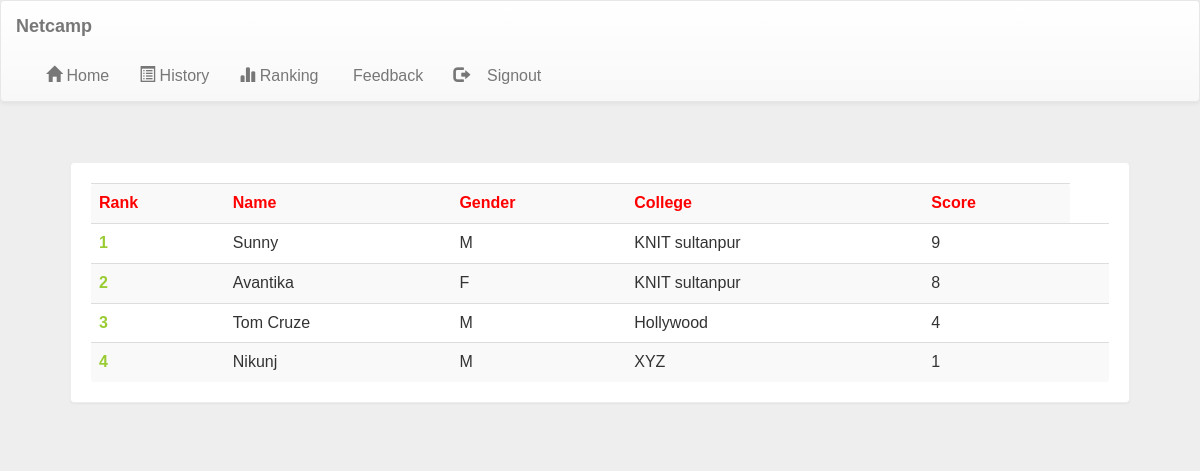
/account.php?q=3 (signed in), run on the app's committed database.
### tables this page shows
CREATE TABLE `rank` (
  `email` varchar(50) NOT NULL,
  `score` int(11) NOT NULL,
  `time` timestamp NOT NULL DEFAULT CURRENT_TIMESTAMP ON UPDATE CURRENT_TIMESTAMP
);

CREATE TABLE `user` (
  `name` varchar(50) NOT NULL,
  `gender` varchar(5) NOT NULL,
  `college` varchar(100) NOT NULL,
  `email` varchar(50) NOT NULL,
  `mob` bigint(20) NOT NULL,
  `password` varchar(50) NOT NULL
);

### account.php (the view, shortened to what this page needs)
<!DOCTYPE html PUBLIC "-//W3C//DTD XHTML 1.0 Transitional//EN" "http://www.w3.org/TR/xhtml1/DTD/xhtml1-transitional.dtd">
<html xmlns="http://www.w3.org/1999/xhtml">
<head>
  <link rel="stylesheet" href="css/bootstrap.min.css" />
  <link rel="stylesheet" href="css/bootstrap-theme.min.css" />
  <link rel="stylesheet" href="css/main.css">
  <link rel="stylesheet" href="css/font.css">
</head>
<body>
        <?php
        include_once 'dbConnection.php';
        if (!(isset($_SESSION['email']))) {
          header("location:index.php");
        } else {
          $name = $_SESSION['name'];
        } ?>
    <nav class="navbar navbar-default title1">
      <div class="container-fluid" id="nav-bar">
        <div class="navbar-header">
          <a class="navbar-brand" href="#"><b>Netcamp</b></a>
        </div>
        <div class="collapse navbar-collapse" id="bs-example-navbar-collapse-1">
          <ul class="nav navbar-nav">
            <li <?php if (@$_GET['q'] == 1) echo ''; ?>><a href="account.php?q=1"><span class="glyphicon glyphicon-home" aria-hidden="true"></span>&nbsp;Home<span class="sr-only">(current)</span></a></li>
            <li <?php if (@$_GET['q'] == 2) echo ''; ?>><a href="account.php?q=2"><span class="glyphicon glyphicon-list-alt" aria-hidden="true"></span>&nbsp;History</a></li>
            <li <?php if (@$_GET['q'] == 3) echo ''; ?>><a href="account.php?q=3"><span class="glyphicon glyphicon-stats" aria-hidden="true"></span>&nbsp;Ranking</a></li>
            <li <?php if (@$_GET['q'] == 4) echo ''; ?>><a href="feedback.php"><span class="glyphicon glyphicon-text" aria-hidden="true"></span>&nbsp;Feedback</a></li>
            <li class="pull-right"> <a href="logout.php?q=account.php"><span class="glyphicon glyphicon-log-out" aria-hidden="true"></span>&nbsp;&nbsp;&nbsp;&nbsp;Signout</a></li>
          </ul>
        </div>
      </div>
    </nav>
    <div class="container">
      <div class="row">
        <div class="col-md-12">
          <?php
          if (@$_GET['q'] == 3) {
            $q = mysqli_query($con, "SELECT * FROM rank  ORDER BY score DESC ") or die('Error223');
            echo  '<div class="panel title"><div class="table-responsive">
<table class="table table-striped title1" >
<tr style="color:red"><td><b>Rank</b></td><td><b>Name</b></td><td><b>Gender</b></td><td><b>College</b></td><td><b>Score</b></td></tr>';
            $c = 0;
            while ($row = mysqli_fetch_array($q)) {
              $e = $row['email'];
              $s = $row['score'];
              $q12 = mysqli_query($con, "SELECT * FROM user WHERE email='$e' ") or die('Error231');
              while ($row = mysqli_fetch_array($q12)) {
                $name = $row['name'];
                $gender = $row['gender'];
                $college = $row['college'];
              }
              $c++;
              echo '<tr><td style="color:#99cc32"><b>' . $c . '</b></td><td>' . $name . '</td><td>' . $gender . '</td><td>' . $college . '</td><td>' . $s . '</td><td>';
            }
            echo '</table></div></div>';
          }
          ?>
        </div>
      </div>
    </div>
</body>
</html>

### css/main.css (style rules this page uses)
body { overflow-x: hidden; width: 100%; font: 15px "Century Gothic", "Times Roman", sans-serif; background: #eee; min-height: 550px; background-attachment: fixed; }
.nav li a { color: orange; text-decoration: none; }
.panel { border-color: #eee; margin: 40px; padding: 20px; font: 25px "Century Gothic", "Times Roman", sans-serif; }
.title { font-family: "typo"; }
.title1 { font: 16px "Century Gothic", "Times Roman", sans-serif; }
#nav-bar { display: flew; }
.navbar > .container .navbar-brand, .navbar > .container-fluid .navbar-brand { margin-right: 550px; }
.collapse .navbar-nav { flex-direction: row; }
.navbar-nav li a { color: black; }

### data on the page
rank: user.name "Sunny", user.gender "M", user.college "KNIT sultanpur", score "9"
rank: user.name "Avantika", user.gender "F", user.college "KNIT sultanpur", score "8"
rank: user.name "Tom Cruze", user.gender "M", user.college "Hollywood", score "4"
rank: user.name "Nikunj", user.gender "M", user.college "XYZ", score "1"
